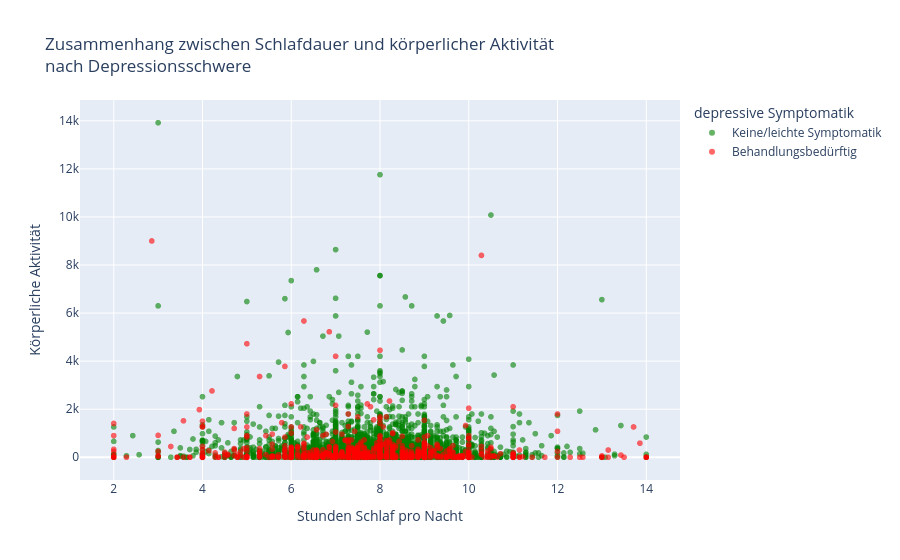

The notebook cell this image was saved under:
### Code cell
df['depressive Symptomatik'] = df['DEPT'].astype(str).map({
'0': 'Keine/leichte Symptomatik',
'1': 'Behandlungsbedürftig'
})
fig = px.scatter(
df,
x='ASH',
y='MEMPW',
color='depressive Symptomatik',
hover_data=['DEPT', 'BMXBMI'],
color_discrete_map={
'Keine/leichte Symptomatik': 'green',
'Behandlungsbedürftig': 'red'
}, opacity=0.6,
labels={
'ASH': 'Stunden Schlaf pro Nacht',
'MEMPW': 'Körperliche Aktivität',
'DEPT': 'Depressionsschwere',
'BMXBMI': 'BMI'
},
title='Zusammenhang zwischen Schlafdauer und körperlicher Aktivität<br>nach Depressionsschwere'
)
fig.write_image('figures/Schlaf_Aktivität_Dep.png')
fig.write_html('figures/Schlaf_Aktivität_Dep.html') 
fig.show()

### Figure 1 — Plotly figure (JSON) as saved in the notebook; plotly's stock layout.template omitted (floating-point values rounded to 4 significant figures; data arrays with more than 128 entries replaced by an {"elided": "..."} marker saying what was removed)
{"data": [{"customdata": {"elided": "4724x2 float values"}, "hovertemplate": "depressive Symptomatik=Keine/leichte Symptomatik<br>Stunden Schlaf pro Nacht=%{x}<br>Körperliche Aktivität=%{y}<br>Depressionsschwere=%{customdata[0]}<br>BMI=%{customdata[1]}<extra></extra>", "legendgroup": "Keine/leichte Symptomatik", "marker": {"color": "green", "opacity": 0.6, "symbol": "circle"}, "mode": "markers", "name": "Keine/leichte Symptomatik", "showlegend": true, "type": "scattergl", "x": {"elided": "4724 float values"}, "xaxis": "x", "y": {"elided": "4724 float values"}, "yaxis": "y"}, {"customdata": {"elided": "717x2 float values"}, "hovertemplate": "depressive Symptomatik=Behandlungsbedürftig<br>Stunden Schlaf pro Nacht=%{x}<br>Körperliche Aktivität=%{y}<br>Depressionsschwere=%{customdata[0]}<br>BMI=%{customdata[1]}<extra></extra>", "legendgroup": "Behandlungsbedürftig", "marker": {"color": "red", "opacity": 0.6, "symbol": "circle"}, "mode": "markers", "name": "Behandlungsbedürftig", "showlegend": true, "type": "scattergl", "x": {"elided": "717 float values"}, "xaxis": "x", "y": {"elided": "717 float values"}, "yaxis": "y"}], "layout": {"legend": {"title": {"text": "depressive Symptomatik"}, "tracegroupgap": 0}, "title": {"text": "Zusammenhang zwischen Schlafdauer und körperlicher Aktivität<br>nach Depressionsschwere"}, "xaxis": {"anchor": "y", "domain": [0, 1], "title": {"text": "Stunden Schlaf pro Nacht"}}, "yaxis": {"anchor": "x", "domain": [0, 1], "title": {"text": "Körperliche Aktivität"}}}}
